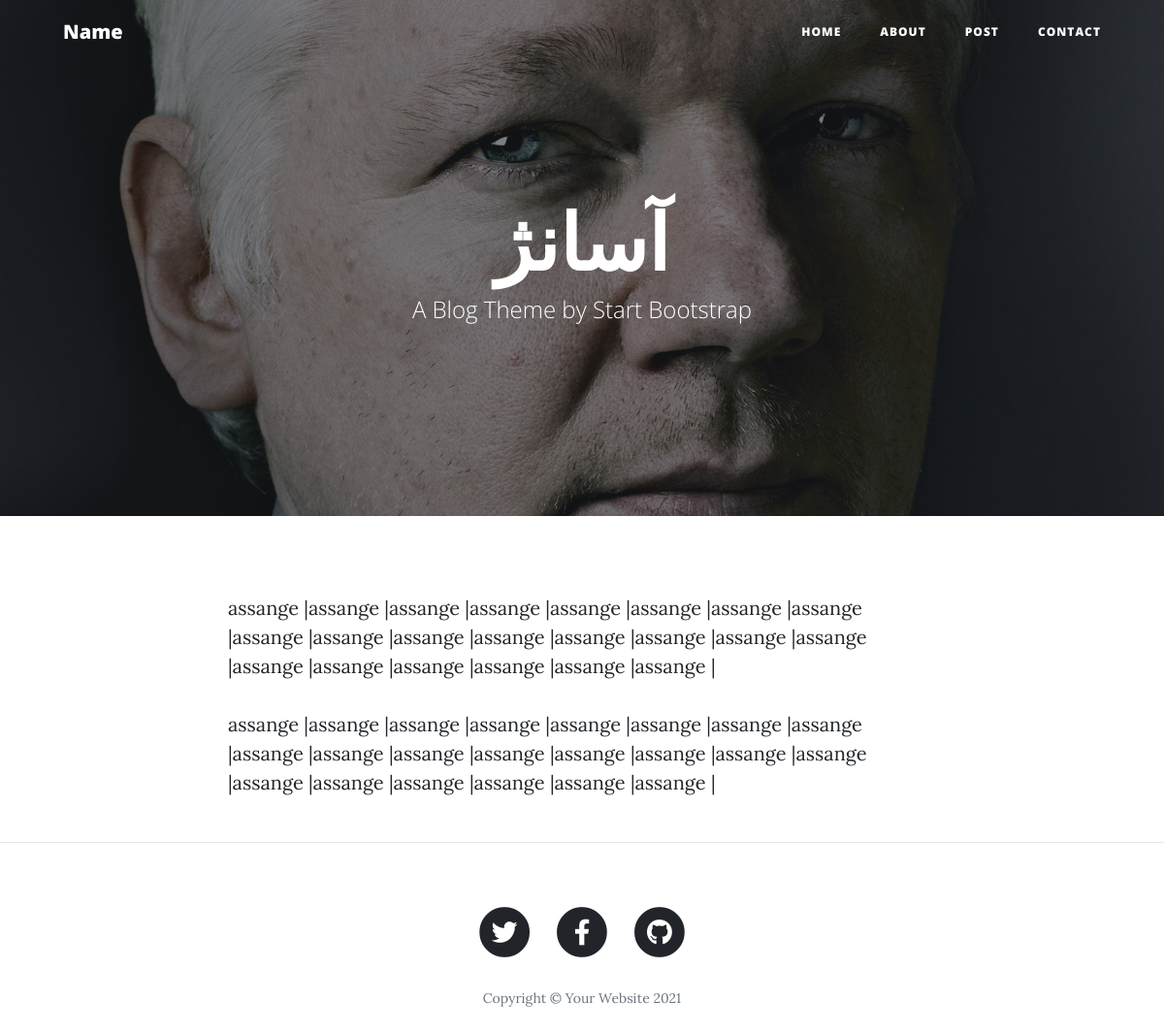
Screenshot of /article/assange with the database file from the repository.
### blog/models.py (models this page shows, shortened)
class Article(models.Model):
    STATUS_CHOICES=(
        ('d', 'پیش نویس'),
        ('p', 'منتشر شده'),
    )
    title=models.CharField(max_length=100, verbose_name ="عنوان مقاله")
    slug=models.SlugField(max_length=100,unique=True, verbose_name ="آدرس مقاله")
    description = models.TextField(verbose_name ="متن")
    categoty=models.ManyToManyField(Category, verbose_name="دسته بندی")
    thumbnail = models.ImageField(upload_to="images", verbose_name ="تصویر")
    publish = models.DateTimeField(default=timezone.now, verbose_name ="زمان انتشار")
    created = models.DateTimeField(auto_now_add=True)
    updated = models.DateTimeField(auto_now=True)
    status = models.CharField(max_length=1, choices=STATUS_CHOICES, verbose_name ="وضعیت")
    class Meta:
        verbose_name = "مقاله"
        verbose_name_plural = "مقالات"
    def jpublish(self):
        return jalali_converter(self.publish)
    jpublish.short_description = "زمان انتشار"

### blog/views.py (the view)
# urls.py: path('article/<slug:slug>', detail , name="detail"),
def detail(request , slug):
    context={
    "article" : get_object_or_404(Article , slug=slug , status="p")
    }
    return render(request , "blog/detail.html",context)

### blog/templates/blog/detail.html (shortened to what this page needs)
{% extends 'blog/base.html' %}
{% block main %}
<header class="masthead" style="background-image: url('{{article.thumbnail.url}}')">
  <div class="overlay"></div>
  <div class="container">
    <div class="row">
      <div class="col-lg-8 col-md-10 mx-auto">
        <div class="site-heading">
          <h1>{{article.title}}</h1>
          <span class="subheading">A Blog Theme by Start Bootstrap</span>
        </div>
      </div>
    </div>
  </div>
</header>
<article>
  <div class="container">
    <div class="row">
      <div class="col-lg-8 col-md-10 mx-auto">
      {{article.description|linebreaks}}
      </div>
    </div>
  </div>
</article>
{% endblock %}

### rows the page displays
Article: thumbnail (picture), title "آسانژ", description "assange |assange |assange |assange |assange |assange |assange |assange |assange |assange |assange |assange |assange |assange |assange |assange |assange |assange |assange |assange |assange |assange | assange |assange |assange |assange |assange |assange |assange |assange |assange |assange |assange |assange |assange |assange |assange |assange |assange |assange |assange |assange |assange |assange |"
